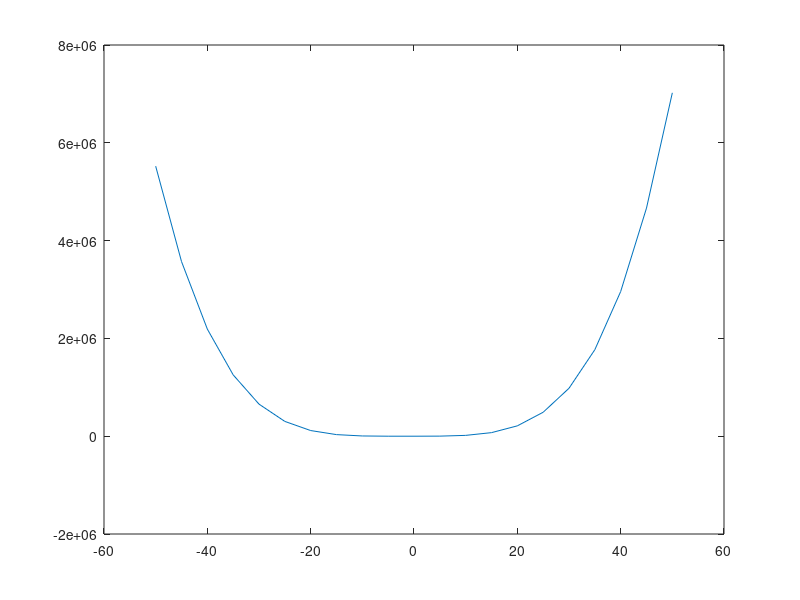

Reproduce this figure in MATLAB.
% Author         :Patricia Zaragoza Palma
% Date           :20211028
% version        :ecuacion8
% usage          :octave /phat/ ecuacion8 
% Note           :Requiere aplicacion de octave para la ejecucion y graficacion de las ecuaciones 

clear
% Dominio de la Funcion 
x= -50:5:50
% Reglas de correspondencia (Funcion)
y= ((x.^4) + 6*(x.^3) + 9*(x.^2) - 1)
% Plotear funcion 
plot(x, y);